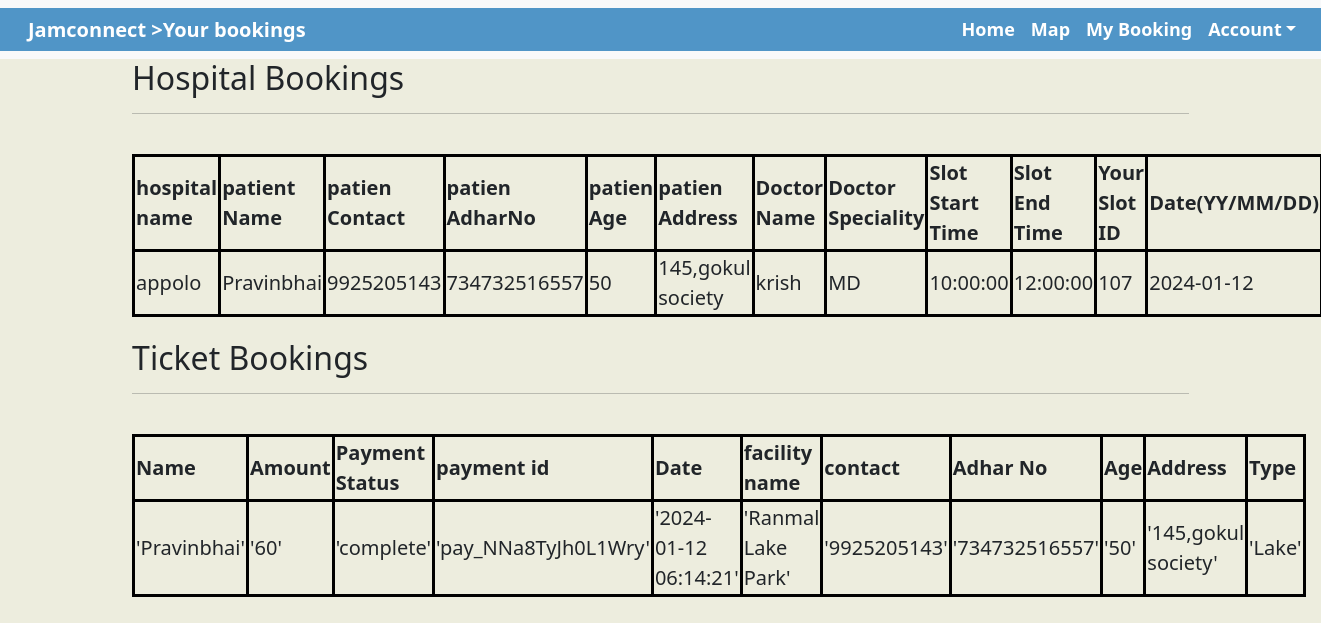
Page /user_book.php (signed in) on the committed database.
### tables this page shows
CREATE TABLE `userdata` (
  `hospital` varchar(255) NOT NULL,
  `name` varchar(255) NOT NULL,
  `contact` bigint(255) NOT NULL,
  `adhar` bigint(255) NOT NULL,
  `age` int(100) NOT NULL,
  `addr` varchar(500) NOT NULL,
  `doc_name` varchar(255) NOT NULL,
  `doc_type` varchar(255) NOT NULL,
  `time_from` time NOT NULL,
  `time_to` time NOT NULL,
  `slotid` int(200) NOT NULL,
  `date` date NOT NULL DEFAULT current_timestamp()
);

CREATE TABLE `payment` (
  `id` int(11) NOT NULL,
  `name` varchar(50) NOT NULL,
  `amount` int(11) NOT NULL,
  `payment_status` varchar(50) NOT NULL,
  `payment_id` varchar(50) NOT NULL,
  `added_on` datetime NOT NULL,
  `facilityname` varchar(512) NOT NULL,
  `contact` bigint(100) NOT NULL,
  `adhar` bigint(100) NOT NULL,
  `age` int(100) NOT NULL,
  `addr` varchar(1000) NOT NULL,
  `keynote` varchar(512) NOT NULL,
  `used` tinyint(1) NOT NULL DEFAULT 0
);

### user_book.php (the view, shortened to what this page needs)
<!DOCTYPE html>
<html lang="en">
<head>
    <link rel="stylesheet" href="https://cdn.jsdelivr.net/npm/bootstrap@5.3.2/dist/css/bootstrap.rtl.min.css"
>
        <link rel="stylesheet" href="style.css">
        <link rel="stylesheet" href="style.php" media="screen">
</head>
<body style='background-color:#ededde;'>
    <nav class="navbar navbar-expand-lg bg-body-tertiary" >
      <div class="container-fluid" style="background-color:     #5095C7;">
          <a class="navbar-brand" href="#" style="color: white; font-weight: bold;">Jamconnect >Your bookings</a>
          <div class="collapse navbar-collapse" id="navbarSupportedContent">
              <ul class="navbar-nav me-auto mb-2 mb-lg-0">
                  <li class="nav-item">
                      <a class="nav-link active" aria-current="page" href="index.php"  style="color: white; font-weight: bold;font-size: large;">Home</a>
                  </li>
                  <li class="nav-item">
                      <a class="nav-link" href="index.php"  style="color: white; font-weight: bold;font-size: large;">Map</a>
                  </li>
                  <li class="nav-item">
                      <a class="nav-link" href="user_book.php"  style="color: white; font-weight: bold;font-size: large;">My Booking</a>
                  </li>
                  <li class="nav-item dropdown">
                      <a class="nav-link dropdown-toggle" href="account.php" role="button" data-bs-toggle="dropdown"
                          aria-expanded="true" style="color: white; font-weight: bold;font-size: large;" >
                          Account
                      </a>
                  </li>
              </ul>
          </div>
      </div>
  </nav>
</body>
</html>
<?php
$conn = mysqli_connect('localhost','root','','login');
$udata=$_SESSION['udata'];
$userach="SELECT * FROM userdata where adhar='$udata[5]' ";;
$user=mysqli_query($conn,$userach);
echo"<div style='display:flex;flex-direction:column;margin-left:10%;margin-right:10%;'>";
echo"<div>
<h2>Hospital Bookings</h2>
<hr><br>
<table>";
echo"
<tr>
<th style=' border-right:3px solid black;border-bottom:3px solid black;font-size:20px;border-left:3px solid black;border-top:3px solid black;'>hospital name</th>
<th  style='border-right:3px solid black;border-bottom:3px solid black;font-size:20px;border-top:3px solid black;'>patient Name</th>
<th  style='border-right:3px solid black;border-bottom:3px solid black;font-size:20px;border-top:3px solid black;'>patien Contact</th>
<th  style='border-right:3px solid black;border-bottom:3px solid black;font-size:20px;border-top:3px solid black;'>patien AdharNo</th>
<th  style='border-right:3px solid black;border-bottom:3px solid black;font-size:20px;border-top:3px solid black;'>patien Age</th>
<th  style='border-right:3px solid black;border-bottom:3px solid black;font-size:20px;border-top:3px solid black;'>patien Address</th>
<th  style='border-right:3px solid black;border-bottom:3px solid black;font-size:20px;border-top:3px solid black;'>Doctor Name</th>
<th  style='border-right:3px solid black;border-bottom:3px solid black;font-size:20px;border-top:3px solid black;'>Doctor Speciality</th>
<th  style='border-right:3px solid black;border-bottom:3px solid black;font-size:20px;border-top:3px solid black;'>Slot Start Time</th>
<th  style='border-right:3px solid black;border-bottom:3px solid black;font-size:20px;border-top:3px solid black;'>Slot End Time</th>
<th  style='border-right:3px solid black;border-bottom:3px solid black;font-size:20px;border-top:3px solid black;'>Your Slot ID</th>
<th  style='border-right:3px solid black;border-bottom:3px solid black;font-size:20px;border-top:3px solid black;'>Date(YY/MM/DD)</th>
</tr>
";
while ($det = mysqli_fetch_array($user)) {
    echo"<tr>
    <td style='border-right:3px solid black;border-bottom:3px solid black;font-size:20px;border-left:3px solid black;'>$det[0]</td>
    <td style='border-right:3px solid black;border-bottom:3px solid black;font-size:20px;'>$det[1]</td>
    <td style='border-right:3px solid black;border-bottom:3px solid black;font-size:20px;'>$det[2]</td>
    <td style='border-right:3px solid black;border-bottom:3px solid black;font-size:20px;'>$det[3]</td>
    <td style='border-right:3px solid black;border-bottom:3px solid black;font-size:20px;'>$det[4]</td>
    <td style='border-right:3px solid black;border-bottom:3px solid black;font-size:20px;'>$det[5]</td>
    <td style='border-right:3px solid black;border-bottom:3px solid black;font-size:20px;'>$det[6]</td>
    <td style='border-right:3px solid black;border-bottom:3px solid black;font-size:20px;'>$det[7]</td>
    <td style='border-right:3px solid black;border-bottom:3px solid black;font-size:20px;'>$det[8]</td>
    <td style='border-right:3px solid black;border-bottom:3px solid black;font-size:20px;'>$det[9]</td>
    <td style='border-right:3px solid black;border-bottom:3px solid black;font-size:20px;'>$det[10]</td>
    <td style='border-right:3px solid black;border-bottom:3px solid black;font-size:20px;'>$det[11]</td>
    </tr>";
}
echo"</table> </div>";
echo"<div style='margin-bottom:2%;'> <h2  style='margin-top:2%;'>Ticket Bookings</h2>
<hr><br>";
$conn = mysqli_connect('localhost','root','','login');
            $dis="select * from payment where adhar='$udata[5]'";
        $tdet=mysqli_query($conn,$dis);
        echo"<table>
        <tr>
        <th style='border-top:3px solid black;border-right:3px solid black;border-bottom:3px solid black;font-size:20px;border-left:3px solid black;'>Name</th>
        <th style='border-top:3px solid black;border-right:3px solid black;border-bottom:3px solid black;font-size:20px;border-left:3px solid black;'>Amount</th>
        <th style='border-top:3px solid black;border-right:3px solid black;border-bottom:3px solid black;font-size:20px;border-left:3px solid black;'>Payment Status</th>
        <th style='border-top:3px solid black;border-right:3px solid black;border-bottom:3px solid black;font-size:20px;border-left:3px solid black;'>payment id</th>
        <th style='border-top:3px solid black;border-right:3px solid black;border-bottom:3px solid black;font-size:20px;border-left:3px solid black;'>Date </th>
        <th style='border-top:3px solid black;border-right:3px solid black;border-bottom:3px solid black;font-size:20px;border-left:3px solid black;'>facility name</th>
        <th style='border-top:3px solid black;border-right:3px solid black;border-bottom:3px solid black;font-size:20px;border-left:3px solid black;'>contact</th>
        <th style='border-top:3px solid black;border-right:3px solid black;border-bottom:3px solid black;font-size:20px;border-left:3px solid black;'>Adhar No</th>
        <th style='border-top:3px solid black;border-right:3px solid black;border-bottom:3px solid black;font-size:20px;border-left:3px solid black;'>Age</th>
        <th style='border-top:3px solid black;border-right:3px solid black;border-bottom:3px solid black;font-size:20px;border-left:3px solid black;'>Address</th>
        <th style='border-top:3px solid black;border-right:3px solid black;border-bottom:3px solid black;font-size:20px;border-left:3px solid black;'>Type</th>
        </tr>";
       while($details=mysqli_fetch_array($tdet)){
        echo"
        <tr>
        <td style='border-right:3px solid black;border-bottom:3px solid black;font-size:20px;border-left:3px solid black;'>'$details[1]'</td>
        <td  style='border-right:3px solid black;border-bottom:3px solid black;font-size:20px;'>'$details[2]'</td>
        <td style='border-right:3px solid black;border-bottom:3px solid black;font-size:20px;'>'$details[3]'</td>
        <td style='border-right:3px solid black;border-bottom:3px solid black;font-size:20px;'>'$details[4]'</td>
        <td style='border-right:3px solid black;border-bottom:3px solid black;font-size:20px;'>'$details[5]'</td>
        <td style='border-right:3px solid black;border-bottom:3px solid black;font-size:20px;'>'$details[6]'</td>
        <td style='border-right:3px solid black;border-bottom:3px solid black;font-size:20px;'>'$details[7]'</td>
        <td style='border-right:3px solid black;border-bottom:3px solid black;font-size:20px;'>'$details[8]'</td>
        <td style='border-right:3px solid black;border-bottom:3px solid black;font-size:20px;'>'$details[9]'</td>
        <td style='border-right:3px solid black;border-bottom:3px solid black;font-size:20px;'>'$details[10]'</td>
        <td style='border-right:3px solid black;border-bottom:3px solid black;font-size:20px;'>'$details[11]'</td>
        </tr>
      ";
       }
echo"
</div>";
echo"</div>";
?>

### rows in the picture
userdata: hospital "appolo", name "Pravinbhai", contact "9925205143", adhar "734732516557", age "50", addr "145,gokul society", doc_name "krish", doc_type "MD", time_from "10:00:00", time_to "12:00:00", slotid "107", date "2024-01-12"
payment: name "Pravinbhai", amount "60", payment_status "complete", payment "pay_NNa8TyJh0L1Wry", added_on "2024-01-12 06:14:21", facilityname "Ranmal Lake Park", contact "9925205143", adhar "734732516557", age "50", addr "145,gokul society", keynote "Lake"
